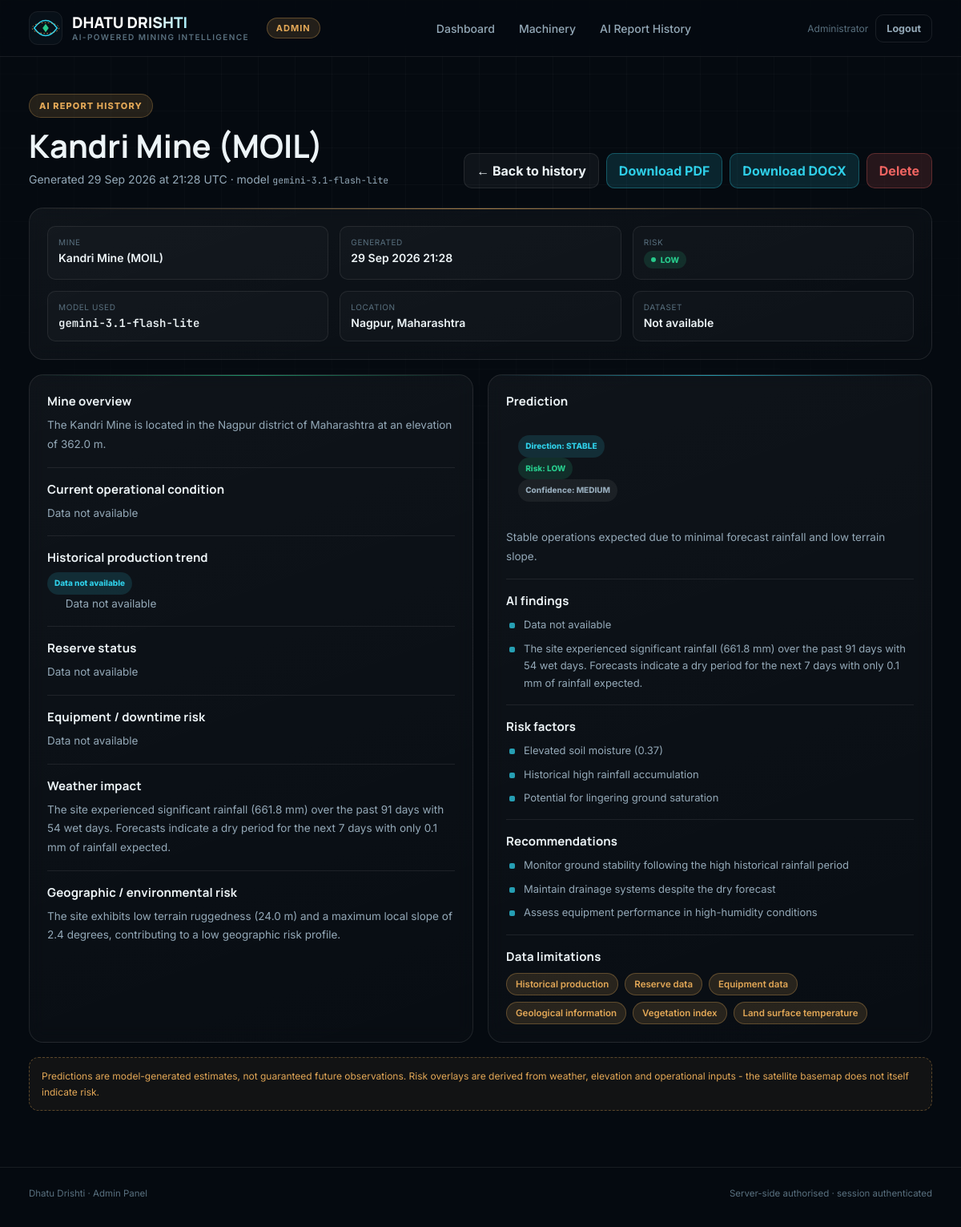
/admin/reports/2 (signed in), run on the app's committed database.
### models.py (models this page shows, shortened)
class User(db.Model):
    __tablename__ = "users"
    id = db.Column(db.Integer, primary_key=True)
    email = db.Column(db.String(255), unique=True, nullable=False, index=True)
    name = db.Column(db.String(200), nullable=True)
    password_hash = db.Column(db.String(255), nullable=False)
    is_admin = db.Column(db.Boolean, nullable=False, default=False, server_default=db.false())
    created_at = db.Column(db.DateTime, default=datetime.utcnow, nullable=False)
    @property
    def display_name(self) -> str:
        return self.name or self.email

class AIReport(db.Model):
    __tablename__ = "ai_reports"
    id = db.Column(db.Integer, primary_key=True)
    mine_name = db.Column(db.String(200), nullable=False, index=True)
    risk_level = db.Column(db.String(50), nullable=True)
    prediction = db.Column(db.Text, nullable=True)
    report_data = db.Column(db.JSON, nullable=True)
    report_text = db.Column(db.Text, nullable=True)
    model_name = db.Column(db.String(100), nullable=True)
    created_at = db.Column(db.DateTime, default=datetime.utcnow, nullable=False, index=True)
    @property
    def risk_tone(self) -> str:
        return {"HIGH": "danger", "MEDIUM": "warn", "LOW": "ok"}.get(
            (self.risk_level or "").upper(), "muted")
    @property
    def structured(self) -> dict:
        data = self.report_data
        return data if isinstance(data, dict) else {}
    @property
    def report(self) -> dict:
        data = self.structured.get("report")
        return data if isinstance(data, dict) else {}

### admin.py (the view)
@admin_bp.route("/admin/reports/<int:report_id>")
@admin_required
def report_detail(report_id: int):
    return render_template("admin/report_detail.html",
                           record=_report_or_404(report_id),
                           user=current_user())

### admin.py (called while the page is built)
def _report_or_404(report_id: int) -> AIReport:
    report = db.session.get(AIReport, report_id)
    if report is None:
        abort(404)
    return report

### security.py (called while the page is built)
def current_user() -> User | None:
    user_id = session.get("uid")
    if not isinstance(user_id, int):
        return None
    return db.session.get(User, user_id)

def generate_csrf() -> str:
    token = session.get(_CSRF_KEY)
    if not token:
        token = secrets.token_urlsafe(32)
        session[_CSRF_KEY] = token
    return token

def csrf_token() -> str:
    return generate_csrf()

def admin_required(view: Callable) -> Callable:
    @functools.wraps(view)
    def wrapped(*args, **kwargs):
        user = current_user()
        if user is None:
            next_url = request.full_path.rstrip("?") if request.query_string else request.path
            return redirect(url_for("admin.login", next=next_url))
        if not user.is_admin:
            abort(403)
        return view(*args, **kwargs)
    return wrapped

### templates/admin/report_detail.html (shortened to what this page needs)
{% extends "admin/base.html" %}
{% set report = record.report %}
{% set meta = record.structured %}
{% set trend = report.get('production_trend') or {} %}
{% set prediction = report.get('short_term_prediction') or {} %}
{% set risk = meta.get('risk') or {} %}
{% set summary = meta.get('data_summary') %}
{% block page %}
<div class="page-head">
 <div>
  <div class="eyebrow">AI REPORT HISTORY</div>
  <h1>{{ record.mine_name }}</h1>
  <p>
   Generated {{ record.created_at.strftime('%d %b %Y at %H:%M UTC') if record.created_at else 'at an unknown time' }}
   {% if record.model_name %} · model <span class="mono">{{ record.model_name }}</span>{% endif %}
  </p>
 </div>
 <div class="head-actions">
  <a class="btn" href="{{ url_for('admin.dashboard', _anchor='reports') }}">← Back to history</a>
  {% if report %}
  <a class="btn btn-cyan" href="{{ url_for('admin.report_download', report_id=record.id, kind='pdf') }}">Download PDF</a>
  <a class="btn btn-cyan" href="{{ url_for('admin.report_download', report_id=record.id, kind='docx') }}">Download DOCX</a>
  {% endif %}
  <button class="btn btn-danger" type="button"
          data-action="{{ url_for('admin.report_delete', report_id=record.id) }}"
          data-confirm="Are you sure you want to delete this report?"
          data-label="Delete">Delete</button>
 </div>
</div>
<div class="card" style="--card-accent:var(--ore)">
 <div class="kv">
  <div class="meta"><span>Mine</span><b>{{ record.mine_name }}</b></div>
  <div class="meta"><span>Generated</span><b>{{ record.created_at.strftime('%d %b %Y %H:%M') if record.created_at else '—' }}</b></div>
  <div class="meta"><span>Risk</span><b>
   {% if record.risk_level %}<span class="badge {{ record.risk_tone }}"><span class="dot"></span>{{ record.risk_level }}</span>
   {% elif risk.get('level') %}<span class="badge muted">{{ risk.get('level') }} (risk model)</span>
   {% else %}<span class="badge muted">Not available</span>{% endif %}
  </b></div>
  <div class="meta"><span>Model used</span><b class="mono">{{ record.model_name or 'Not available' }}</b></div>
  <div class="meta"><span>Location</span><b>{{ meta.get('district') or 'Not available' }}{% if meta.get('state') %}, {{ meta.get('state') }}{% endif %}</b></div>
  <div class="meta"><span>Dataset</span><b>
   {% if summary %}{{ summary.get('records') }} records · {{ summary.get('date_range') }}
   {% else %}Not available{% endif %}
  </b></div>
 </div>
</div>
<div class="result-grid grid-2" style="margin-top:18px">
 <div class="card">
  <div class="analysis-block">
   <h3>Mine overview</h3>
   <p>{{ report.get('overview') or 'Not available' }}</p>
  </div>
  <div class="analysis-block">
   <h3>Current operational condition</h3>
   <p>{{ report.get('operational_condition') or 'Not available' }}</p>
  </div>
  <div class="analysis-block">
   <h3>Historical production trend</h3>
   <p>{% if trend.get('direction') %}<span class="badge {{ 'ok' if trend.get('direction') == 'INCREASE' else 'danger' if trend.get('direction') == 'DECREASE' else 'info' }}">{{ trend.get('direction') }}</span>{% endif %}
      {{ trend.get('evidence') or 'Not available' }}</p>
  </div>
  <div class="analysis-block">
   <h3>Reserve status</h3>
   <p>{{ report.get('reserve_status') or 'Not available' }}</p>
  </div>
  <div class="analysis-block">
   <h3>Equipment / downtime risk</h3>
   <p>{{ report.get('equipment_risk') or 'Not available' }}</p>
  </div>
  <div class="analysis-block">
   <h3>Weather impact</h3>
   <p>{{ report.get('weather_impact') or 'Not available' }}</p>
  </div>
  <div class="analysis-block">
   <h3>Geographic / environmental risk</h3>
   <p>{{ report.get('geographic_risk') or 'Not available' }}</p>
  </div>
 </div>
 <div class="card" style="--card-accent:var(--cyan)">
  <div class="analysis-block">
   <h3>Prediction</h3>
   <p>
    {% if prediction.get('direction') %}<span class="badge info">Direction: {{ prediction.get('direction') }}</span>{% endif %}
    {% if prediction.get('risk') %}<span class="badge {{ record.risk_tone if prediction.get('risk') == record.risk_level else 'muted' }}">Risk: {{ prediction.get('risk') }}</span>{% endif %}
    {% if prediction.get('confidence') %}<span class="badge muted">Confidence: {{ prediction.get('confidence') }}</span>{% endif %}
   </p>
   <p style="margin-top:10px">{{ prediction.get('forecast') or 'Not available' }}</p>
  </div>
  <div class="analysis-block">
   <h3>AI findings</h3>
   <ul class="bullets">
    <li>{{ report.get('operational_condition') or 'Not available' }}</li>
    <li>{{ report.get('weather_impact') or 'Not available' }}</li>
   </ul>
  </div>
  <div class="analysis-block">
   <h3>Risk factors</h3>
   <ul class="bullets">
    {% for item in report.get('risk_factors') or [] %}<li>{{ item }}</li>
    {% else %}<li>Not available</li>{% endfor %}
   </ul>
  </div>
  <div class="analysis-block">
   <h3>Recommendations</h3>
   <ul class="bullets">
    {% for item in report.get('recommended_actions') or [] %}<li>{{ item }}</li>
    {% else %}<li>Not available</li>{% endfor %}
   </ul>
  </div>
  <div class="analysis-block">
   <h3>Data limitations</h3>
   <ul class="limit-list">
    {% for item in report.get('data_limitations') or [] %}<li>{{ item }}</li>
    {% else %}<li>Not available</li>{% endfor %}
   </ul>
  </div>
 </div>
</div>
<div class="disclaimer">
 {{ meta.get('disclaimer') or 'Predictions are model-generated estimates, not guaranteed future observations. Validate before making operational decisions.' }}
</div>
{% endblock %}

### templates/admin/base.html (shortened to what this page needs)
<!DOCTYPE html>
<html lang="en">
<head>
</head>
<body>
<div class="grid-field"></div>
<header>
 <div class="brand">
  <div class="brand-text"><span class="name">DHATU DRISHTI</span><span class="sub">AI-POWERED MINING INTELLIGENCE</span></div>
  <span class="moil-tag">ADMIN</span>
 </div>
 <nav class="admin-nav">
  <a href="{{ url_for('admin.dashboard') }}">Dashboard</a>
  <a href="{{ url_for('admin.dashboard', _anchor='machinery') }}">Machinery</a>
  <a href="{{ url_for('admin.dashboard', _anchor='reports') }}">AI Report History</a>
 </nav>
 <div class="header-actions">
  <span class="whoami">{{ user.display_name if user else 'Signed out' }}</span>
  <form method="post" action="{{ url_for('admin.logout') }}" class="inline-form">
   <button class="btn btn-ghost" type="submit">Logout</button>
  </form>
 </div>
</header>
<main>
 {% block page %}{% endblock %}
</main>
<footer>
 <span>Dhatu Drishti · Admin Panel</span>
 <span>Server-side authorised · session authenticated</span>
</footer>
</body>
</html>

### data on the page
User: name "Administrator"
AIReport: mine_name "Kandri Mine (MOIL)", created_at "29 Sep 2026 at 21:28 UTC", model_name "gemini-3.1-flash-lite", created_at "29 Sep 2026 21:28", risk_level "LOW", get "LOW", prediction "Stable operations expected due to minimal forecast rainfall and low terrain slope."

### other printed values
{{ meta.get('district') or 'Not available' }} "Nagpur"
{{ meta.get('state') }} "Maharashtra"
{{ report.get('overview') or 'Not available' }} "The Kandri Mine is located in the Nagpur district of Maharashtra at an elevation of 362.0 m."
{{ report.get('operational_condition') or 'Not available' }} "Data not available"
{{ trend.get('direction') }} "Data not available"
{{ trend.get('evidence') or 'Not available' }} "Data not available"
{{ report.get('reserve_status') or 'Not available' }} "Data not available"
{{ report.get('equipment_risk') or 'Not available' }} "Data not available"
{{ report.get('weather_impact') or 'Not available' }} "The site experienced significant rainfall (661.8 mm) over the past 91 days with 54 wet days. Forecasts indicate a dry period for the next 7 days with only 0.1 mm of rainfall expected."
{{ report.get('geographic_risk') or 'Not available' }} "The site exhibits low terrain ruggedness (24.0 m) and a maximum local slope of 2.4 degrees, contributing to a low geographic risk profile."
{{ prediction.get('direction') }} "STABLE"
{{ prediction.get('confidence') }} "MEDIUM"
{{ item }} "Elevated soil moisture (0.37)" "Historical high rainfall accumulation" "Potential for lingering ground saturation"
{{ item }} "Monitor ground stability following the high historical rainfall period" "Maintain drainage systems despite the dry forecast" "Assess equipment performance in high-humidity conditions"
{{ item }} "Historical production" "Reserve data" "Equipment data" "Geological information" "Vegetation index" "Land surface temperature"
